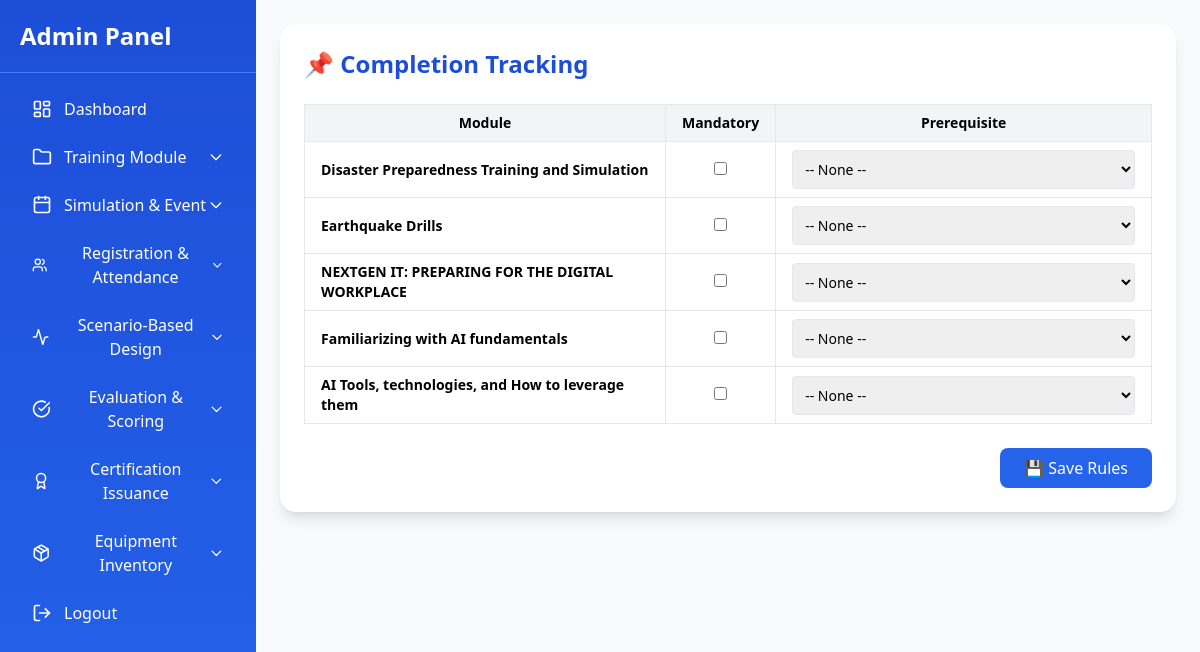
The app's page /admin/module1/module1.6.php (signed in) with its own data.
### tables this page shows
CREATE TABLE `training_modules` (
  `id` int(11) NOT NULL,
  `title` varchar(255) NOT NULL,
  `prerequisite_id` int(11) DEFAULT NULL,
  `objectives` text NOT NULL,
  `disaster_type` varchar(100) NOT NULL,
  `file_name` varchar(255) DEFAULT NULL,
  `status` enum('pending','approved','rejected') DEFAULT 'pending',
  `created_by` varchar(50) DEFAULT 'staff',
  `created_at` timestamp NOT NULL DEFAULT current_timestamp()
);

### admin/module1/module1.6.php (the view, shortened to what this page needs)
<?php
$host = "localhost";
$user = "root";
$pass = "";
$db   = "training_management";
$conn = new mysqli($host, $user, $pass, $db);
$modules = [];
$res = $conn->query("SELECT id, title FROM training_modules ORDER BY id ASC");
while ($row = $res->fetch_assoc()) {
    $modules[] = $row;
}
?>
<!DOCTYPE html>
<html lang="en">
<head>
  <script src="https://cdn.tailwindcss.com"></script>
</head>
<body class="bg-gray-100">
  <?php include '../sidebar.php'; ?>
  <main class="p-6 bg-gray-50">
    <div class="max-w-5xl mx-auto bg-white p-6 rounded-2xl shadow-lg">
      <h1 class="text-2xl font-bold text-blue-700 mb-6">📌 Completion Tracking</h1>
      <form method="POST" class="space-y-6">
        <table class="w-full border-collapse border border-gray-200 text-sm">
          <thead>
            <tr class="bg-gray-100">
              <th class="border px-4 py-2">Module</th>
              <th class="border px-4 py-2">Mandatory</th>
              <th class="border px-4 py-2">Prerequisite</th>
            </tr>
          </thead>
          <tbody>
            <?php foreach ($modules as $m): ?>
              <tr>
                <td class="border px-4 py-2 font-semibold"><?= htmlspecialchars($m['title']) ?></td>
                <td class="border px-4 py-2 text-center">
                  <input type="checkbox" name="mandatory[]" value="<?= $m['id'] ?>">
                </td>
                <td class="border px-4 py-2">
                  <select name="prerequisite[<?= $m['id'] ?>]" class="w-full border rounded p-2">
                    <option value="">-- None --</option>
                  </select>
                </td>
              </tr>
            <?php endforeach; ?>
          </tbody>
        </table>
        <div class="flex justify-end mt-6">
          <button type="submit" class="bg-blue-600 text-white px-6 py-2 rounded-lg hover:bg-blue-700">
            💾 Save Rules
          </button>
        </div>
      </form>
    </div>
  </main>
</body>
</html>

### admin/module1/module1.6.php (style rules this page uses)
body { height: 100vh; display: flex; overflow: hidden; }
main { height: 100vh; overflow-y: auto; flex: 1; }

### records on screen
training_modules: title "Disaster Preparedness Training and Simulation"
training_modules: title "Earthquake Drills"
training_modules: title "NEXTGEN IT: PREPARING FOR THE DIGITAL WORKPLACE"
training_modules: title "Familiarizing with AI fundamentals"
training_modules: title "AI Tools, technologies, and How to leverage them"
